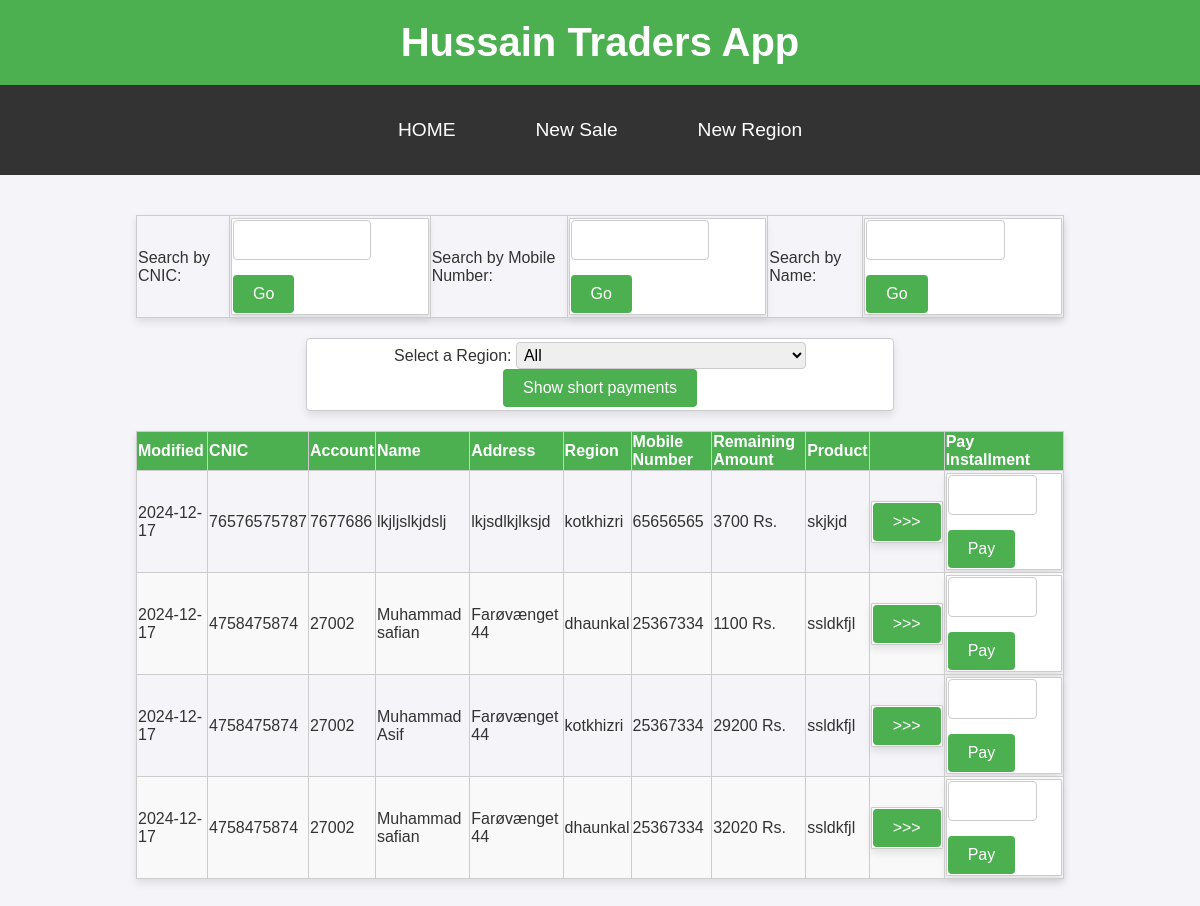
The page /listcust on the database as committed earlier.
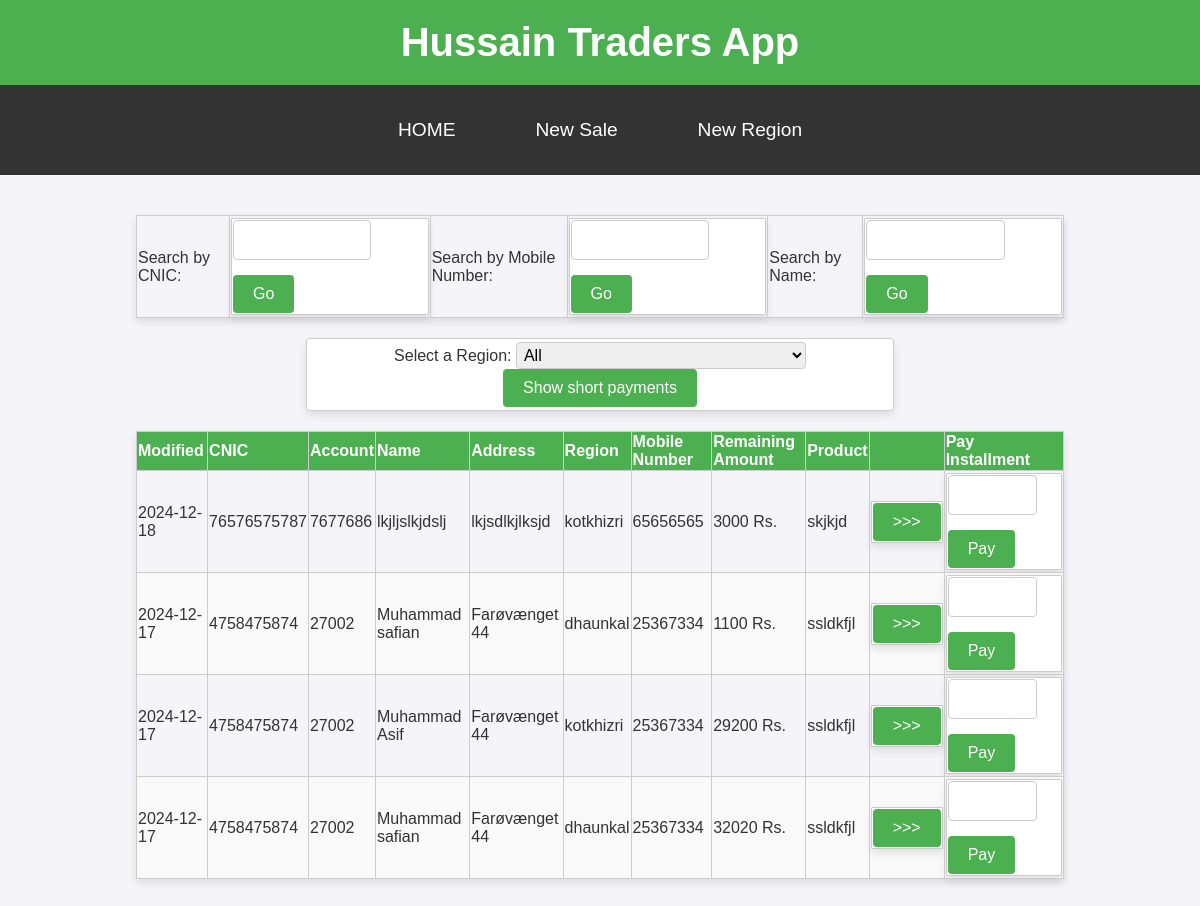
The same page on the database as committed later.
### tables this page shows
CREATE TABLE installments (id INTEGER primary key AUTOINCREMENT, customer_id INTEGER, product TEXT, advance INTEGER, sale_price INTEGER, agreed_installment INTEGER, remaining_amount INTEGER, modified DATETIME DEFAULT CURRENT_TIMESTAMP, FOREIGN KEY (customer_id) REFERENCES customers(id));

CREATE TABLE customers (id INTEGER primary key AUTOINCREMENT, name TEXT, father_name TEXT, account_number TEXT, addr TEXT, cnic TEXT, product TEXT, mobile_number TEXT, guarantor1 TEXT, guarantor2 TEXT, created DATETIME DEFAULT CURRENT_TIMESTAMP, region TEXT);

### app.py (the view)
@app.route('/listcust')
def listcust():
   msg = ""
   return fetchAllInstallments(msg)

### app.py (called while the page is built)
def fetchAllInstallments(msg):
   con = sql.connect("ht.db")
   con.row_factory = sql.Row
   cur = con.cursor()
   cur.execute("select * from installments Inner join customers on installments.customer_id = customers.id ORDER BY MODIFIED DESC LIMIT 100")
   customers = cur.fetchall()
   cur.execute("SELECT name, value FROM regions")
   regions = cur.fetchall()
   return render_template("listcust.html", customers=customers, regions=regions, msg=msg)

### templates/listcust.html (shortened to what this page needs)
<!DOCTYPE html>
<html lang="en">
<head>
    <link rel="stylesheet" href="{{ url_for('static', filename='styles.css') }}">
</head>
<body>
   <header>
      <h1>Hussain Traders App</h1>
  </header>
  <nav>
    <a href="/listcust">HOME</a>
    <a href="/addcust">New Sale</a>
    <a href="/addregion">New Region</a>
</nav>
    <main>
        <table>
            <tr>
                <td>
                    Search by CNIC:
                </td>
                <td>
                    <form action="{{ url_for('searchcnic') }}" method="POST">
                    <input type="text" id="searchcnic" name="cnic">
                    <input type="submit" value="Go"/>
                    </form>
                </td>
                <td>
                    Search by Mobile Number:
                </td>
                <td>
                    <form action="{{ url_for('searchmobile') }}" method="POST">
                    <input type="text" id="searchmobile" name="mobile">
                    <input type="submit" value="Go"/>
                    </form>
                </td>
                <td>
                    Search by Name:
                </td>
                <td>
                    <form action="{{ url_for('searchname') }}" method="POST">
                        <input type="text" id="searchname" name="name">
                        <input type="submit" value="Go"/>
                        </form>
                </td>
            </tr>
        </table>
        <form action="{{ url_for('short_installments') }}" method="POST" class="select">
            <label for="region">Select a Region:</label>
            <select id="region" name="region" class="select">
                <option value="all">All</option>
            </select>
            <input type="submit" value="Show short payments"/>
        </form>
        <table>
            <thead>
                <tr>
                    <th>Modified</th>
                    <th>CNIC</th>
                    <th>Account</th>
                    <th>Name</th>
                    <th>Address</th>
                    <th>Region</th>
                    <th>Mobile Number</th>
                    <th>Remaining Amount</th>
                    <th>Product</th>
                    <th></th>
                    <th>Pay Installment</th>
                </tr>
            </thead>
            <tbody>
                {% for row in customers %}
                <tr>
                    {% set first_part = row["modified"].split(' ')[0] %}
                    <td>{{ first_part }}</td>
                    <td>{{ row["cnic"] }}</td>
                    <td>{{ row["account_number"] }}</td>
                    <td>{{ row["name"] }}</td>
                    <td>{{ row["addr"] }}</td>
                    <td>{{ row["region"] }}</td>
                    <td>{{ row["mobile_number"] }}</td>
                    <td>{{ row["remaining_amount"] }} Rs.</td>
                    <td>{{ row["product"] }}</td>
                    <td>
                        <form action="{{ url_for('ledger') }}" method="POST">
                            <input type="submit" value=">>>"/></div>
                        </form>
                    </td>
                    <td>
                        <form action="{{ url_for('pay_installment') }}" method="POST">
                            <input type="text" id="amount_{{ row['customer.id'] }}" name="amount">
                            <input type="submit" value="Pay"/>
                        </form>
                    </td>
                </tr>
                {% endfor %}
            </tbody>
        </table>
    </main>
</body>
</html>

### static/styles.css (style rules this page uses)
body { font-family: Arial, sans-serif; text-align: left; margin: 0; padding: 0; background-color: #f4f4f9; color: #333; }
header { background-color: #4CAF50; color: white; padding: 20px 10px; text-align: center; }
header h1 { margin: 0; font-size: 2.5em; }
nav { background-color: #333; overflow: hidden; display: flex; justify-content: center; }
nav a { color: white; padding: 14px 20px; text-decoration: none; display: block; text-align: center; transition: background-color 0.3s; }
main { padding: 20px; text-align: center; }
form { background-color: #ffffff; border: 1px solid #ccc; border-radius: 1px; padding: 1px; margin: 1px auto; max-width: auto; box-shadow: 0 4px 8px rgba(0, 0, 0, 0.1); }
form input[type="text"], form textarea { width: 60%; padding: 10px; margin-bottom: 15px; border: 1px solid #ccc; border-radius: 4px; font-size: 1em; }
form select { width: 65%; padding: 20px; margin-bottom: 0px; border: 1px solid #ccc; border-radius: 4px; font-size: 1em; }
.select { width: 50%; padding: 3px; margin-bottom: 0px; border: 1px solid #ccc; border-radius: 4px; font-size: 1em; }
form input[type="submit"] { background-color: #4CAF50; color: white; border: none; padding: 10px 20px; border-radius: 4px; cursor: pointer; font-size: 1em; }
table { width: 80%; margin: 20px auto; border-collapse: collapse; text-align: left; box-shadow: 0 4px 8px rgba(0, 0, 0, 0.1); }
table thead { background-color: #4CAF50; color: white; }
table th, table td { padding: 1px; border: 1px solid #ccc; }
table tr:nth-child(even) { background-color: #f9f9f9; }
a { text-decoration: none; color: #4CAF50; display: inline-block; margin: 20px; font-size: 1.2em; }

Rows that differ between the two databases and show on the page:
changed installments "skjkjd": modified "2024-12-17" → "2024-12-18"; remaining_amount "3700" → "3000"
